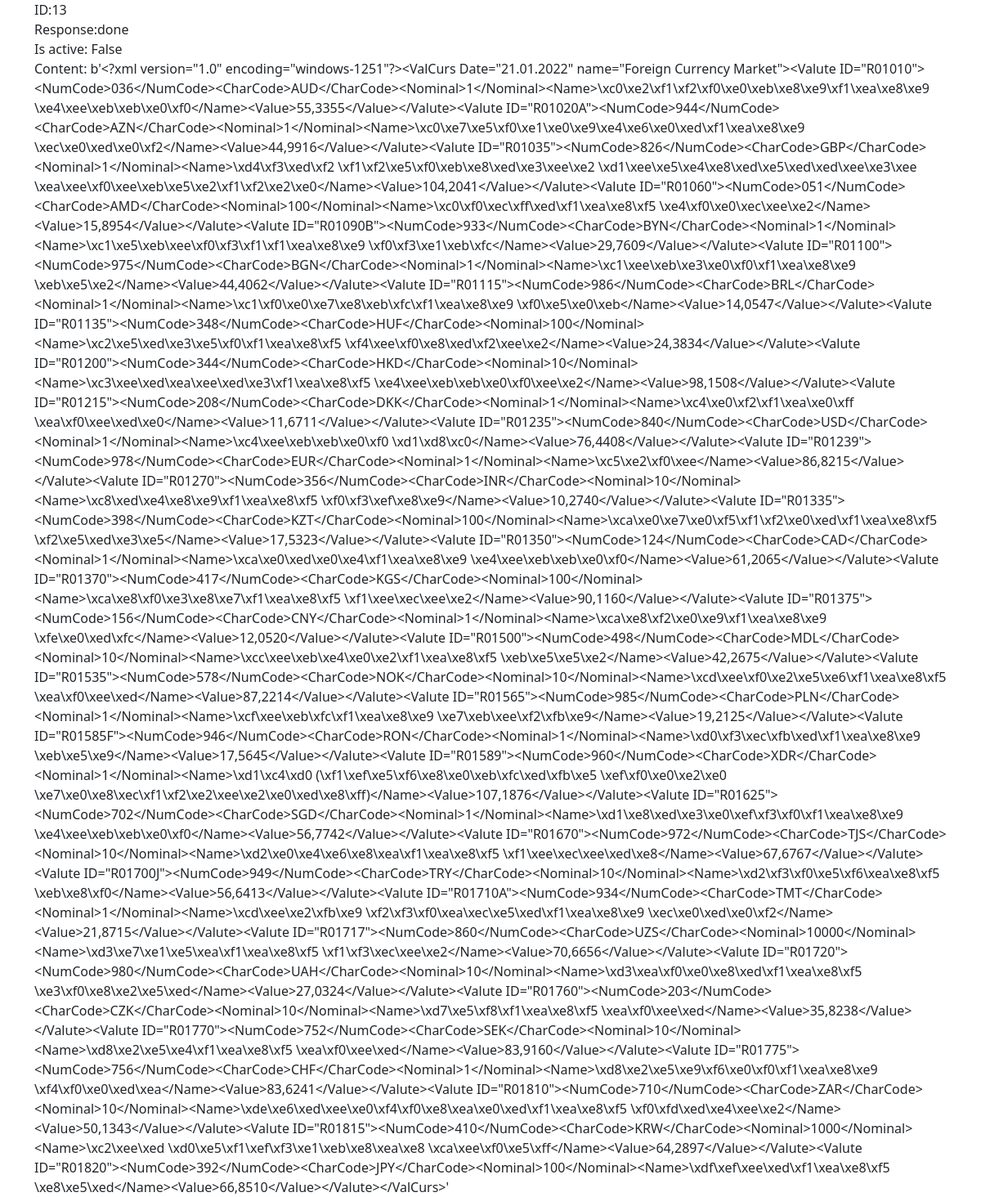
Page /list/13/ on the committed database.
### task/models.py (models this page shows, shortened)
class Task(models.Model):
    CATEGORY_CHOICES = (
        (1, 'Действие 1'),
        (2, 'Действие 2'),
        (3, 'Действие 3'),
        (4, 'Действие 4'),
        (5, 'Действие 5'),
    )
    STATUS_CHOICES = (
        (1, ' Успешно'),
        (2, 'Ошибка'),
        (3, 'Ожидание'),
    )
    url = models.CharField('url', max_length=150)
    content = models.TextField(blank=True)
    response = models.TextField(default=None, null=True)
    status = models.PositiveSmallIntegerField('Ответ', choices=STATUS_CHOICES, null=True)
    is_active = models.BooleanField(default=True)
    category = models.PositiveSmallIntegerField('Тип задачи', choices=CATEGORY_CHOICES, null=True)
    started_at = models.DateTimeField(auto_now_add=True)
    finished_at = models.DateTimeField(default=None, null=True, blank=True)
    created_at = models.DateTimeField(editable=False)
    updated_at = models.DateTimeField(editable=False)
    deleted_at = models.DateTimeField(default=None, null=True, blank=True)
    user = models.ForeignKey(User, verbose_name="Пользователь", on_delete=models.SET_NULL, null=True)
    package = models.IntegerField("PackageID", default=None, null=True)
    parent = models.ForeignKey(
        'self', verbose_name="Задача", on_delete=models.SET_NULL, blank=True, null=True
    )
    class Meta:
        verbose_name = "Задача"
        verbose_name_plural = "Задачи"

### task/views.py (the view)
# urls.py: path('list/<int:pk>/', TaskDetailView.as_view(), name='task_id'),
class TaskDetailView(DetailView):
    model = Task
    template_name = 'tasks/task_detail.html'

### templates/tasks/task_detail.html
{% extends 'base.html' %}
{% block content %}
<div>ID:{{task.id}}</div>
<div>Response:{{task.response}}</div>
<div>Is active: {{task.is_active}}</div>
<div>Content: {{task.content}}</div>
{% endblock content%}

### rows in the picture
Task: id "13", response "done", is_active "False", content "b'<?xml version=\"1.0\" encoding=\"windows-1251\"?><ValCurs Date=\"21.01.2022\" name=\"Foreign Currency Market\"><Valute ID=\"R01010\"><NumCode>036</NumCode><CharCode>AUD</CharCode><Nominal>1</Nominal><Name>\\xc0\\xe2\\xf1\\xf2\\xf0\\xe0\\xeb\\xe8\\xe9\\xf1\\xea\\xe8\\xe9 \\xe4\\xee\\xeb\\xeb\\xe0\\xf0</Name><Value>55,3355</Value></Valute><Valute ID=\"R01020A\"><NumCode>944</NumCode><CharCode>AZN</CharCode><Nominal>1</Nominal><Name>\\xc0\\xe7\\xe5\\xf0\\xe1\\xe0\\xe9\\xe4\\xe6\\xe0\\xed\\xf1\\xea\\xe8\\xe9 \\xec\\xe0\\xed\\xe0\\xf2</Name><Value>44,9916</Value></Valute><Valute ID=\"R01035\"><NumCode>826</NumCode><CharCode>GBP</CharCode><Nominal>1</Nominal><Name>\\xd4\\xf3\\xed\\xf2 \\xf1\\xf2\\xe5\\xf0\\xeb\\xe8\\xed\\xe3\\xee\\xe2…"
